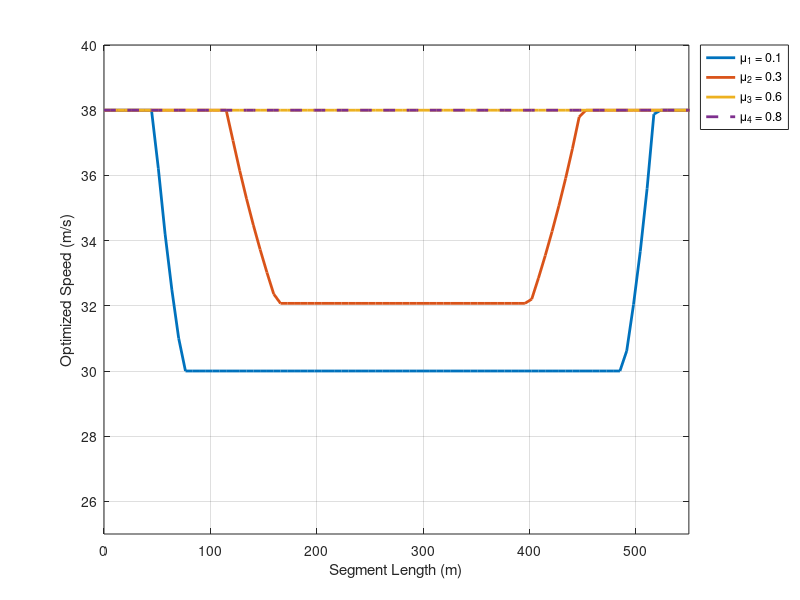
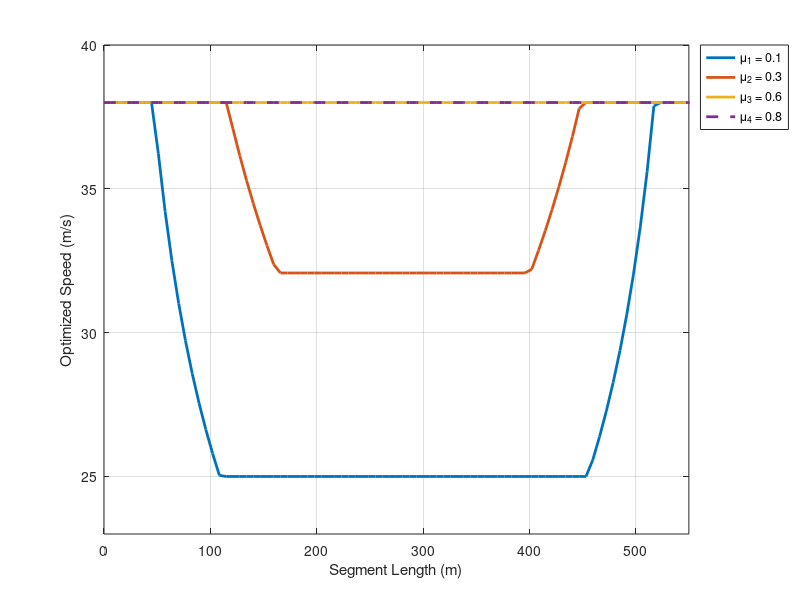

Source code (MATLAB) for these figures, in order:
% AASHTO Data Plots
% These plots only pertain to the AASHTO plots, one is for the 
% regional (non-dynamic), and the second one is for the vehicle-specific

clc; clear all; close all
load('OpMu8E4.mat'); OpMu8E4 = Op;
load('OpMu6E4.mat'); OpMu6E4 = Op;
load('OpMu3E4.mat'); OpMu3E4 = Op;
load('OpMu1E4.mat'); OpMu1E4 = Op;

%Optimal Velocity  Friction of 0.8
s = linspace(0,632,numel(OpMu8E4));
plot(s, OpMu1E4,'linewidth',2);  hold on;
plot(s, OpMu3E4,'linewidth',2);
plot(s, OpMu6E4,'linewidth',2); 
plot(s, OpMu8E4,'--','linewidth',2);

legend('\mu_1 = 0.1','\mu_2 = 0.3',...
    '\mu_3 = 0.6','\mu_4 = 0.8','location','bestoutside')
xlim([0 550]);
ylim([25 40]); grid on;

xlabel('Segment Length (m)');
ylabel('Optimized Speed (m/s)');

%Optimal Velocity Dynamic Friction of 0.8
load('OpVeDMu8E4.mat'); OpVeDMu8E4 = Op(:,2);
load('OpVeDMu6E4.mat'); OpVeDMu6E4 = Op(:,2);
load('OpVeDMu3E4.mat'); OpVeDMu3E4 = Op(:,2);
load('OpVeDMu1E4.mat'); OpVeDMu1E4 = Op(:,2);
figure
s = linspace(0,632,numel(OpMu8E4));
plot(s, OpVeDMu1E4,'linewidth',2);  hold on;
plot(s, OpVeDMu3E4,'linewidth',2);
plot(s, OpVeDMu6E4,'linewidth',2); 
plot(s, OpVeDMu8E4,'--','linewidth',2);

legend('\mu_1 = 0.1','\mu_2 = 0.3',...
    '\mu_3 = 0.6','\mu_4 = 0.8','location','bestoutside')
xlim([0 550]);
ylim([23 40]); grid on;

xlabel('Segment Length (m)');
ylabel('Optimized Speed (m/s)');